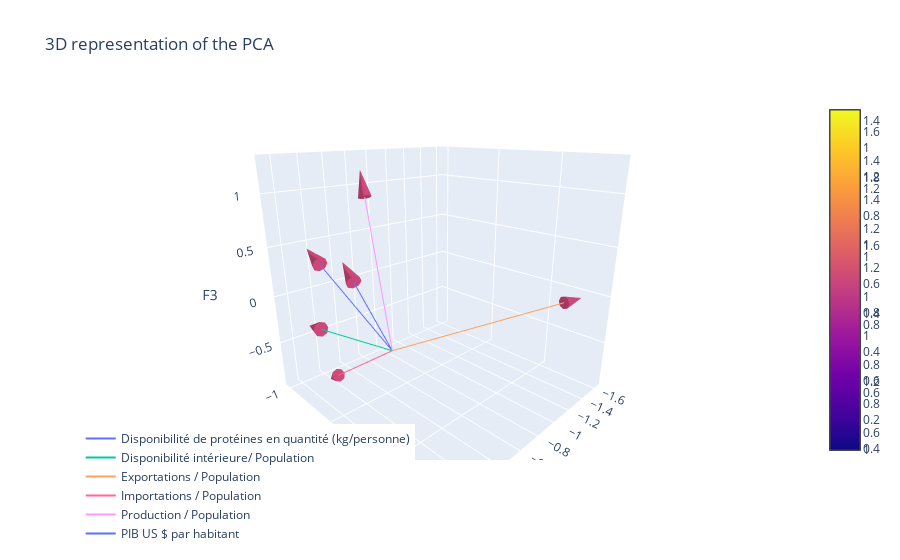

The notebook cell saved with this chart:
### Code cell
import plotly.graph_objects as go

scaling_factor = 1.5  # Adjust the scaling factor as desired

fig = go.Figure()

for i in range(pca.components_.shape[1]):
    # Add a line for the vector
    fig.add_trace(go.Scatter3d(
        x=[0, pca.components_[0, i] * scaling_factor],
        y=[0, pca.components_[1, i] * scaling_factor],
        z=[0, pca.components_[2, i] * scaling_factor],
        mode='lines',
        name=features[i]
    ))

    # Add a cone for the arrowhead
    fig.add_trace(go.Cone(
        x=[pca.components_[0, i] * scaling_factor],
        y=[pca.components_[1, i] * scaling_factor],
        z=[pca.components_[2, i] * scaling_factor],
        u=[pca.components_[0, i] * scaling_factor],
        v=[pca.components_[1, i] * scaling_factor],
        w=[pca.components_[2, i] * scaling_factor],
        sizemode="absolute",
        sizeref=0.2,
        anchor="cm"
    ))

fig.update_layout(
    title="3D representation of the PCA",
    scene=dict(
        xaxis_title='F1',
        yaxis_title='F2',
        zaxis_title='F3',
        aspectratio=dict(x=1, y=1, z=1),
        camera=dict(eye=dict(x=1.2, y=1.2, z=0.6))
    ),
    legend=dict(
        yanchor="top",
        y=0.1,
        xanchor="left",
        x=0.001
    )
)

fig.show()

### Figure 1 — Plotly figure (JSON) as saved in the notebook; plotly's stock layout.template omitted (floating-point values rounded to 4 significant figures)
{"data": [{"mode": "lines", "name": "Disponibilité de protéines en quantité (kg/personne)", "type": "scatter3d", "x": [0, -0.09805], "y": [0, -0.7944], "z": [0, 0.4059]}, {"anchor": "cm", "sizemode": "absolute", "sizeref": 0.2, "type": "cone", "u": [-0.09805], "v": [-0.7944], "w": [0.4059], "x": [-0.09805], "y": [-0.7944], "z": [0.4059]}, {"mode": "lines", "name": "Disponibilité intérieure/ Population", "type": "scatter3d", "x": [0, -0.1019], "y": [0, -0.867], "z": [0, -0.3277]}, {"anchor": "cm", "sizemode": "absolute", "sizeref": 0.2, "type": "cone", "u": [-0.1019], "v": [-0.867], "w": [-0.3277], "x": [-0.1019], "y": [-0.867], "z": [-0.3277]}, {"mode": "lines", "name": "Exportations / Population", "type": "scatter3d", "x": [0, -1.479], "y": [0, 0.23], "z": [0, -0.06027]}, {"anchor": "cm", "sizemode": "absolute", "sizeref": 0.2, "type": "cone", "u": [-1.479], "v": [0.23], "w": [-0.06027], "x": [-1.479], "y": [0.23], "z": [-0.06027]}, {"mode": "lines", "name": "Importations / Population", "type": "scatter3d", "x": [0, -0.1116], "y": [0, -0.7058], "z": [0, -0.77]}, {"anchor": "cm", "sizemode": "absolute", "sizeref": 0.2, "type": "cone", "u": [-0.1116], "v": [-0.7058], "w": [-0.77], "x": [-0.1116], "y": [-0.7058], "z": [-0.77]}, {"mode": "lines", "name": "Production / Population", "type": "scatter3d", "x": [0, -0.1091], "y": [0, -0.2866], "z": [0, 1.122]}, {"anchor": "cm", "sizemode": "absolute", "sizeref": 0.2, "type": "cone", "u": [-0.1091], "v": [-0.2866], "w": [1.122], "x": [-0.1091], "y": [-0.2866], "z": [1.122]}, {"mode": "lines", "name": "PIB US $ par habitant", "type": "scatter3d", "x": [0, -0.132], "y": [0, -0.4836], "z": [0, 0.3509]}, {"anchor": "cm", "sizemode": "absolute", "sizeref": 0.2, "type": "cone", "u": [-0.132], "v": [-0.4836], "w": [0.3509], "x": [-0.132], "y": [-0.4836], "z": [0.3509]}], "layout": {"legend": {"x": 0.001, "xanchor": "left", "y": 0.1, "yanchor": "top"}, "scene": {"aspectratio": {"x": 1, "y": 1, "z": 1}, "camera": {"eye": {"x": 1.2, "y": 1.2, "z": 0.6}}, "xaxis": {"title": {"text": "F1"}}, "yaxis": {"title": {"text": "F2"}}, "zaxis": {"title": {"text": "F3"}}}, "title": {"text": "3D representation of the PCA"}}}
